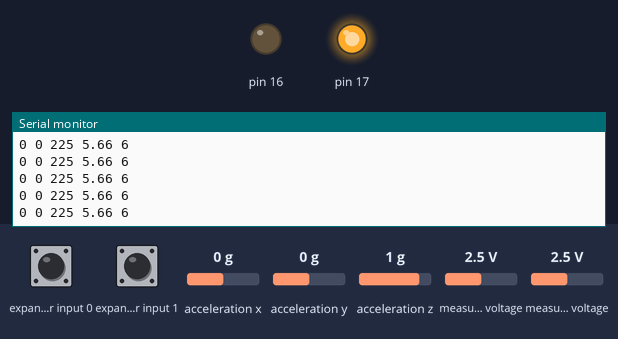
A sketch run on a simulated Arduino Uno, built with avr-gcc and run on an emulated ATmega328P. Shown: output pins drawn as LEDs (lit = HIGH), the last lines printed to the serial monitor. Wiring (inferred from the names in the program): Wii Nunchuk at I2C address 0x52. The inputs (shaded band) are chosen by the test bench; at power-on: acceleration x 0 g, measured voltage 2.5 V, acceleration z 1 g, expander input 0 HIGH, expander input 1 HIGH, acceleration y 0 g.

Above: at 1.3 s.
1.4 s: acceleration x set to -1.4 g
At 2.5 s:
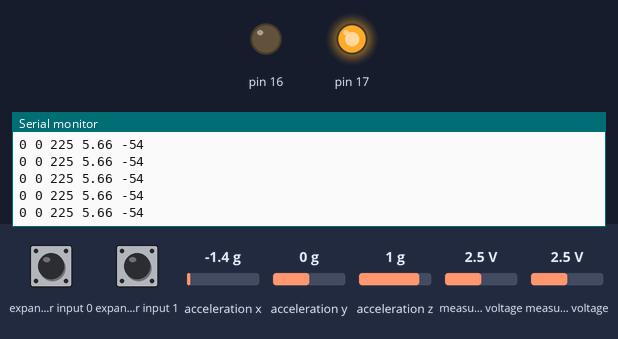
4.4 s: measured voltage (sensor 200) set to 0.1 V
At 5.5 s:
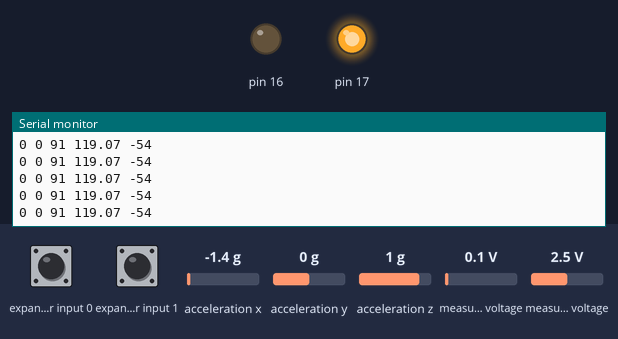
7.4 s: measured voltage (sensor 201) set to 0.1 V
At 8.2 s:
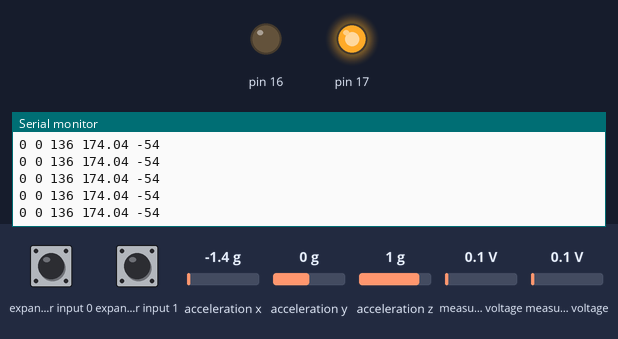
10.4 s: acceleration x set to 0 g
At 11.5 s:
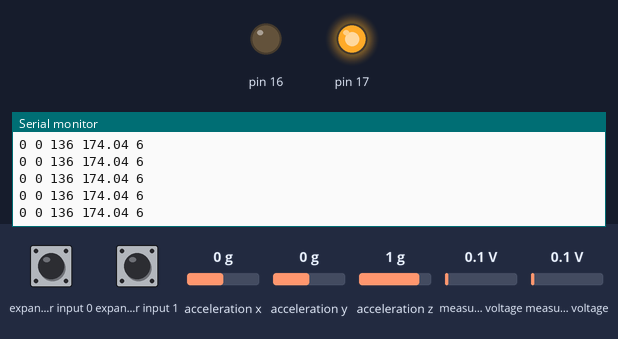
13.4 s: acceleration z set to -1.4 g
At 14.1 s:
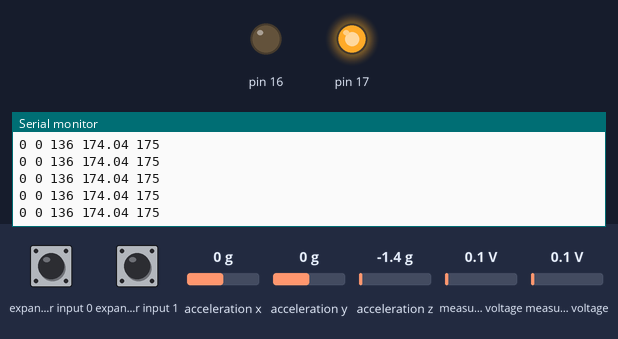
Timing chart, 0 to 16.4 s (numbered marks = the images above; inputs shaded):
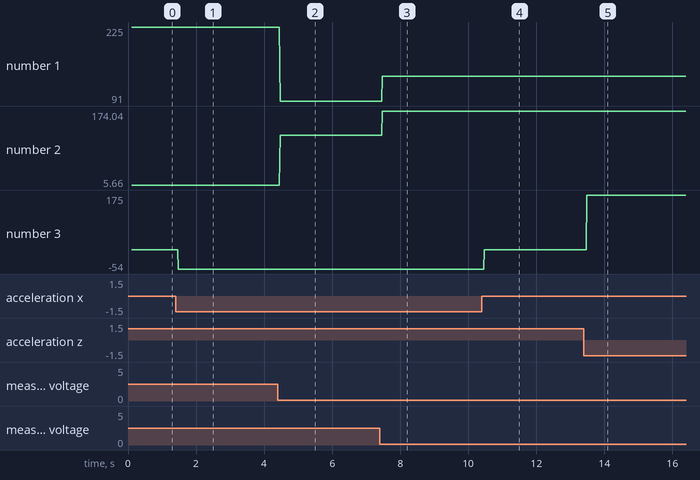

The sketch:

wii_serial.ino
```cpp
#include <Wire.h>
#include <wiinunchuck.h>

void setup() {
  // Initialize the nunchuk
  nunchuk_setpowerpins();
  nunchuk_init();
  nunchuk_send_request();

  // Open the serial port at 9600 baud
  Serial.begin(9600);
  Serial.println("Ready");
}

// forward -> left
// back -> right
// left -> back
// right -> forward

void loop() {
  if (nunchuk_get_data() > 0) {
    // at this point, nunchuk_buf contains data
    int angle = nunchuk_joyangle() - 90;

    if (angle < 0) {
      angle += 360;
    }

    Serial.print(nunchuk_zbutton());
    Serial.print(" ");
    Serial.print(nunchuk_cbutton());
    Serial.print(" ");
    Serial.print(angle);
    Serial.print(" ");
    Serial.print(nunchuk_joyrad());
    Serial.print(" ");
    Serial.println(nunchuk_rollangle());
  }
}
```

Measured:
- after the input at 1.4 s, the serial monitor: prints a new line after 0.08 s (image 1)
- after the input at 4.4 s, the serial monitor: prints a new line after 0.07 s (image 2)
- after the input at 7.4 s, the serial monitor: prints a new line after 0.07 s (image 3)
- after the input at 10.4 s, the serial monitor: prints a new line after 0.07 s (image 4)
- after the input at 13.4 s, the serial monitor: prints a new line after 0.08 s (image 5)
- plotted number 1: 225 → 91 after the input at 4.4 s, 91 → 136 after the input at 7.4 s
- plotted number 2: 5.66 → 119.07 after the input at 4.4 s, 119.07 → 174.04 after the input at 7.4 s
- plotted number 3: 6 → -54 after the input at 1.4 s, -54 → 6 after the input at 10.4 s, 6 → 175 after the input at 13.4 s
